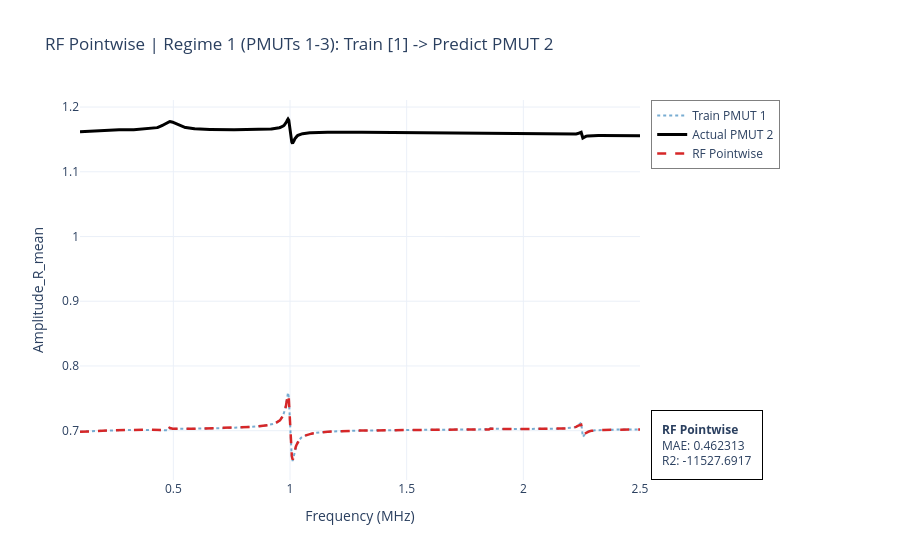
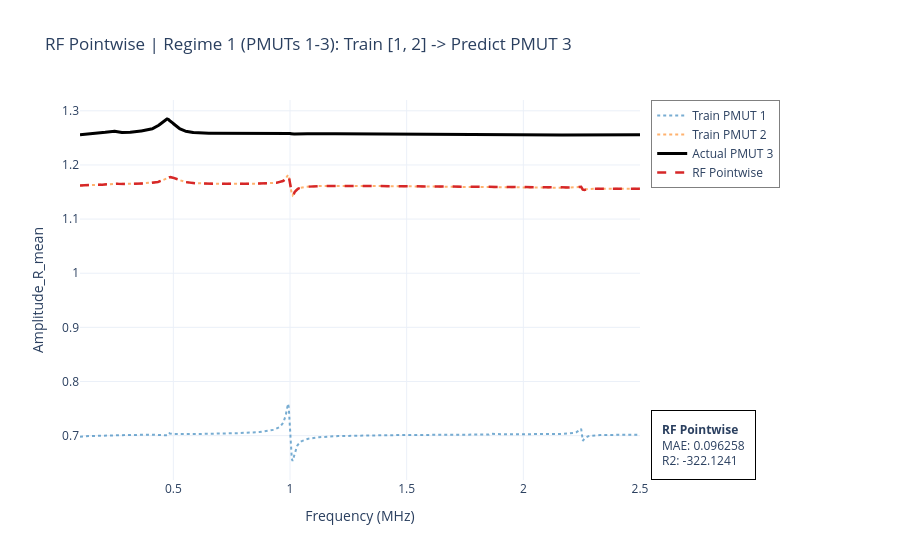
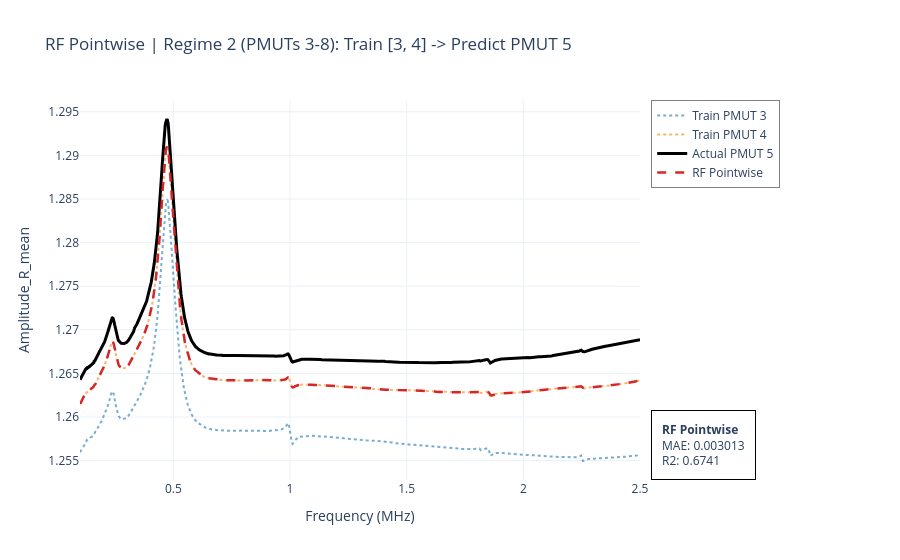
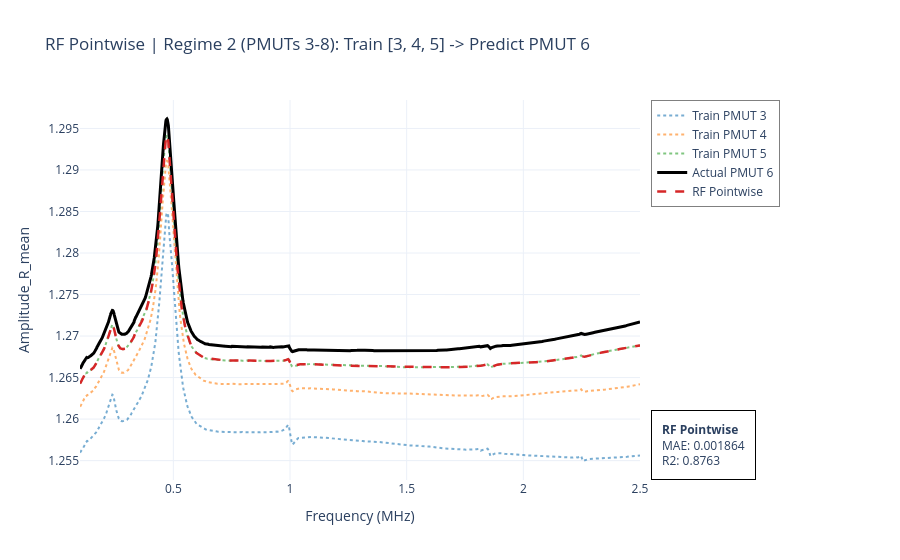

Notebook source saved alongside these figures, in order:
### Markdown cell above
---
## Section 1: Baseline — Pointwise Prediction

The simplest approach: train on **all individual (frequency, amplitude) points** from the
training PMUTs. The model sees `[N_PMUT, Frequency_MHz]` as input and learns to map device
identity + frequency to amplitude. At prediction time, it generates one amplitude value per
frequency point of the target PMUT, reconstructing the full curve.

| | |
|-|-|
| **Input features** | `[N_PMUT, Frequency_MHz]` — one row per frequency point |
| **Training samples** | `n_train_pmuts × n_freqs` individual points |
| **Prediction** | One value per frequency → full curve |
| **Models** | Random Forest, Gradient Boosting |

### Code cell
from sklearn.ensemble import RandomForestRegressor
from sklearn.metrics import mean_absolute_error, r2_score

print('--- RF: Pointwise ---')
rf_pw = RandomForestRegressor(n_estimators=100, random_state=42)

for r_name, r_data in regimes.items():
    for t_pmuts, p_pmut in zip(r_data['train'], r_data['pred']):
        target = p_pmut[0]
        step_label = f'Train{t_pmuts}>{target}'

        mask_train  = df_all['N_PMUT'].isin(t_pmuts)
        mask_target = df_all['N_PMUT'] == target
        rf_pw.fit(df_all.loc[mask_train,  ['N_PMUT','Frequency_MHz']],
                  df_all.loc[mask_train,  'Amplitude_Scaled'])

        target_freqs = df_all.loc[mask_target, 'Frequency_MHz'].values
        preds  = amp_scaler.inverse_transform(
            rf_pw.predict(df_all.loc[mask_target, ['N_PMUT','Frequency_MHz']]).reshape(-1,1)).flatten()
        actual = amp_scaler.inverse_transform(
            df_all.loc[mask_target, 'Amplitude_Scaled'].values.reshape(-1,1)).flatten()

        mae = mean_absolute_error(actual, preds)
        r2  = r2_score(actual, preds)
        results.append({'Model':'RF','Approach':'Pointwise','Regime':r_name,
                        'Step':step_label,'Target':target,'MAE':mae,'R2':r2})

        fig = go.Figure()
        for i, p in enumerate(t_pmuts):
            tr_f = df_all[df_all['N_PMUT']==p]['Frequency_MHz'].values
            tr_a = amp_scaler.inverse_transform(
                df_all[df_all['N_PMUT']==p]['Amplitude_Scaled'].values.reshape(-1,1)).flatten()
            fig.add_trace(go.Scatter(x=tr_f, y=tr_a, mode='lines',
                line=dict(dash='dot', width=2, color=colors[i%len(colors)]),
                opacity=0.6, name=f'Train PMUT {p}'))
        fig.add_trace(go.Scatter(x=target_freqs, y=actual, mode='lines',
            line=dict(color='black', width=3), name=f'Actual PMUT {target}'))
        fig.add_trace(go.Scatter(x=target_freqs, y=preds, mode='lines',
            line=dict(color='#d62728', dash='dash', width=2.5), name='RF Pointwise'))
        fig.update_layout(
            title=f'RF Pointwise | {r_name}: Train {t_pmuts} -> Predict PMUT {target}',
            xaxis_title='Frequency (MHz)', yaxis_title='Amplitude_R_mean',
            template='plotly_white',
            legend=dict(yanchor='top', y=1, xanchor='left', x=1.02,
                bgcolor='rgba(255,255,255,0.8)', bordercolor='gray', borderwidth=1),
            margin=dict(r=260))
        fig.add_annotation(xref='paper', yref='paper', x=1.02, y=0.0,
            yanchor='bottom', xanchor='left', showarrow=False, align='left',
            text=f'<b>RF Pointwise</b><br>MAE: {mae:.6f}<br>R2: {r2:.4f}',
            bgcolor='white', bordercolor='black', borderwidth=1, borderpad=10)
        fig.show()

### Figure 1 — Plotly figure (JSON) as saved in the notebook; plotly's stock layout.template omitted (floating-point values rounded to 4 significant figures; data arrays with more than 128 entries replaced by an {"elided": "..."} marker saying what was removed)
{"data": [{"line": {"color": "#1f77b4", "dash": "dot", "width": 2}, "mode": "lines", "name": "Train PMUT 1", "opacity": 0.6, "type": "scatter", "x": {"elided": "1000 float values"}, "y": {"elided": "1000 float values"}}, {"line": {"color": "black", "width": 3}, "mode": "lines", "name": "Actual PMUT 2", "type": "scatter", "x": {"elided": "1000 float values"}, "y": {"elided": "1000 float values"}}, {"line": {"color": "#d62728", "dash": "dash", "width": 2.5}, "mode": "lines", "name": "RF Pointwise", "type": "scatter", "x": {"elided": "1000 float values"}, "y": {"elided": "1000 float values"}}], "layout": {"annotations": [{"align": "left", "bgcolor": "white", "bordercolor": "black", "borderpad": 10, "borderwidth": 1, "showarrow": false, "text": "<b>RF Pointwise</b><br>MAE: 0.462313<br>R2: -11527.6917", "x": 1.02, "xanchor": "left", "xref": "paper", "y": 0, "yanchor": "bottom", "yref": "paper"}], "legend": {"bgcolor": "rgba(255,255,255,0.8)", "bordercolor": "gray", "borderwidth": 1, "x": 1.02, "xanchor": "left", "y": 1, "yanchor": "top"}, "margin": {"r": 260}, "title": {"text": "RF Pointwise | Regime 1 (PMUTs 1-3): Train [1] -> Predict PMUT 2"}, "xaxis": {"title": {"text": "Frequency (MHz)"}}, "yaxis": {"title": {"text": "Amplitude_R_mean"}}}}

### Figure 2 — Plotly figure (JSON) as saved in the notebook; plotly's stock layout.template omitted (floating-point values rounded to 4 significant figures; data arrays with more than 128 entries replaced by an {"elided": "..."} marker saying what was removed)
{"data": [{"line": {"color": "#1f77b4", "dash": "dot", "width": 2}, "mode": "lines", "name": "Train PMUT 1", "opacity": 0.6, "type": "scatter", "x": {"elided": "1000 float values"}, "y": {"elided": "1000 float values"}}, {"line": {"color": "#ff7f0e", "dash": "dot", "width": 2}, "mode": "lines", "name": "Train PMUT 2", "opacity": 0.6, "type": "scatter", "x": {"elided": "1000 float values"}, "y": {"elided": "1000 float values"}}, {"line": {"color": "black", "width": 3}, "mode": "lines", "name": "Actual PMUT 3", "type": "scatter", "x": {"elided": "1000 float values"}, "y": {"elided": "1000 float values"}}, {"line": {"color": "#d62728", "dash": "dash", "width": 2.5}, "mode": "lines", "name": "RF Pointwise", "type": "scatter", "x": {"elided": "1000 float values"}, "y": {"elided": "1000 float values"}}], "layout": {"annotations": [{"align": "left", "bgcolor": "white", "bordercolor": "black", "borderpad": 10, "borderwidth": 1, "showarrow": false, "text": "<b>RF Pointwise</b><br>MAE: 0.096258<br>R2: -322.1241", "x": 1.02, "xanchor": "left", "xref": "paper", "y": 0, "yanchor": "bottom", "yref": "paper"}], "legend": {"bgcolor": "rgba(255,255,255,0.8)", "bordercolor": "gray", "borderwidth": 1, "x": 1.02, "xanchor": "left", "y": 1, "yanchor": "top"}, "margin": {"r": 260}, "title": {"text": "RF Pointwise | Regime 1 (PMUTs 1-3): Train [1, 2] -> Predict PMUT 3"}, "xaxis": {"title": {"text": "Frequency (MHz)"}}, "yaxis": {"title": {"text": "Amplitude_R_mean"}}}}

### Figure 3 — Plotly figure (JSON) as saved in the notebook; plotly's stock layout.template omitted (floating-point values rounded to 4 significant figures; data arrays with more than 128 entries replaced by an {"elided": "..."} marker saying what was removed)
{"data": [{"line": {"color": "#1f77b4", "dash": "dot", "width": 2}, "mode": "lines", "name": "Train PMUT 3", "opacity": 0.6, "type": "scatter", "x": {"elided": "1000 float values"}, "y": {"elided": "1000 float values"}}, {"line": {"color": "#ff7f0e", "dash": "dot", "width": 2}, "mode": "lines", "name": "Train PMUT 4", "opacity": 0.6, "type": "scatter", "x": {"elided": "1000 float values"}, "y": {"elided": "1000 float values"}}, {"line": {"color": "black", "width": 3}, "mode": "lines", "name": "Actual PMUT 5", "type": "scatter", "x": {"elided": "1000 float values"}, "y": {"elided": "1000 float values"}}, {"line": {"color": "#d62728", "dash": "dash", "width": 2.5}, "mode": "lines", "name": "RF Pointwise", "type": "scatter", "x": {"elided": "1000 float values"}, "y": {"elided": "1000 float values"}}], "layout": {"annotations": [{"align": "left", "bgcolor": "white", "bordercolor": "black", "borderpad": 10, "borderwidth": 1, "showarrow": false, "text": "<b>RF Pointwise</b><br>MAE: 0.003013<br>R2: 0.6741", "x": 1.02, "xanchor": "left", "xref": "paper", "y": 0, "yanchor": "bottom", "yref": "paper"}], "legend": {"bgcolor": "rgba(255,255,255,0.8)", "bordercolor": "gray", "borderwidth": 1, "x": 1.02, "xanchor": "left", "y": 1, "yanchor": "top"}, "margin": {"r": 260}, "title": {"text": "RF Pointwise | Regime 2 (PMUTs 3-8): Train [3, 4] -> Predict PMUT 5"}, "xaxis": {"title": {"text": "Frequency (MHz)"}}, "yaxis": {"title": {"text": "Amplitude_R_mean"}}}}

### Figure 4 — Plotly figure (JSON) as saved in the notebook; plotly's stock layout.template omitted (floating-point values rounded to 4 significant figures; data arrays with more than 128 entries replaced by an {"elided": "..."} marker saying what was removed)
{"data": [{"line": {"color": "#1f77b4", "dash": "dot", "width": 2}, "mode": "lines", "name": "Train PMUT 3", "opacity": 0.6, "type": "scatter", "x": {"elided": "1000 float values"}, "y": {"elided": "1000 float values"}}, {"line": {"color": "#ff7f0e", "dash": "dot", "width": 2}, "mode": "lines", "name": "Train PMUT 4", "opacity": 0.6, "type": "scatter", "x": {"elided": "1000 float values"}, "y": {"elided": "1000 float values"}}, {"line": {"color": "#2ca02c", "dash": "dot", "width": 2}, "mode": "lines", "name": "Train PMUT 5", "opacity": 0.6, "type": "scatter", "x": {"elided": "1000 float values"}, "y": {"elided": "1000 float values"}}, {"line": {"color": "black", "width": 3}, "mode": "lines", "name": "Actual PMUT 6", "type": "scatter", "x": {"elided": "1000 float values"}, "y": {"elided": "1000 float values"}}, {"line": {"color": "#d62728", "dash": "dash", "width": 2.5}, "mode": "lines", "name": "RF Pointwise", "type": "scatter", "x": {"elided": "1000 float values"}, "y": {"elided": "1000 float values"}}], "layout": {"annotations": [{"align": "left", "bgcolor": "white", "bordercolor": "black", "borderpad": 10, "borderwidth": 1, "showarrow": false, "text": "<b>RF Pointwise</b><br>MAE: 0.001864<br>R2: 0.8763", "x": 1.02, "xanchor": "left", "xref": "paper", "y": 0, "yanchor": "bottom", "yref": "paper"}], "legend": {"bgcolor": "rgba(255,255,255,0.8)", "bordercolor": "gray", "borderwidth": 1, "x": 1.02, "xanchor": "left", "y": 1, "yanchor": "top"}, "margin": {"r": 260}, "title": {"text": "RF Pointwise | Regime 2 (PMUTs 3-8): Train [3, 4, 5] -> Predict PMUT 6"}, "xaxis": {"title": {"text": "Frequency (MHz)"}}, "yaxis": {"title": {"text": "Amplitude_R_mean"}}}}
